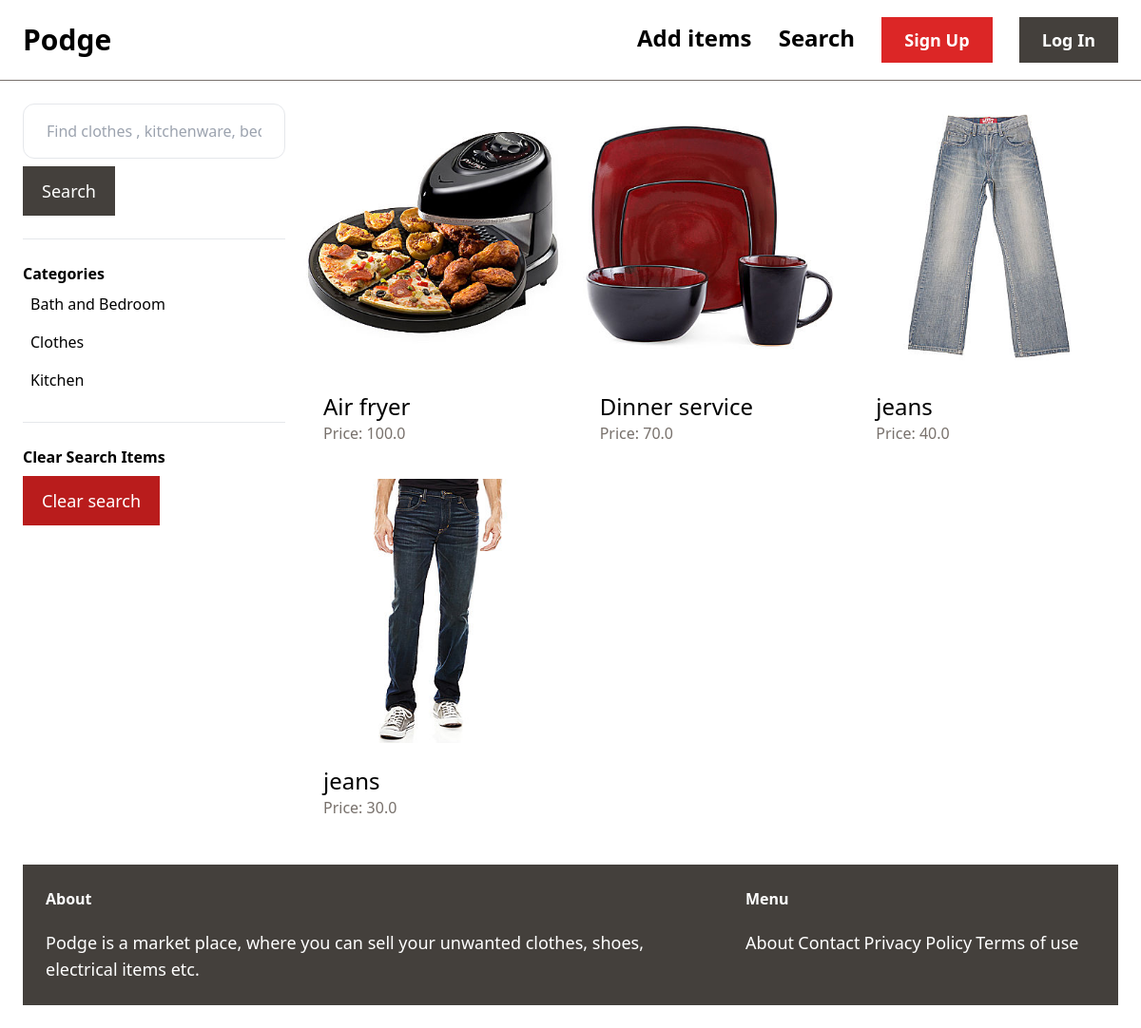
/items/search/, run on an earlier commit of the app's database.
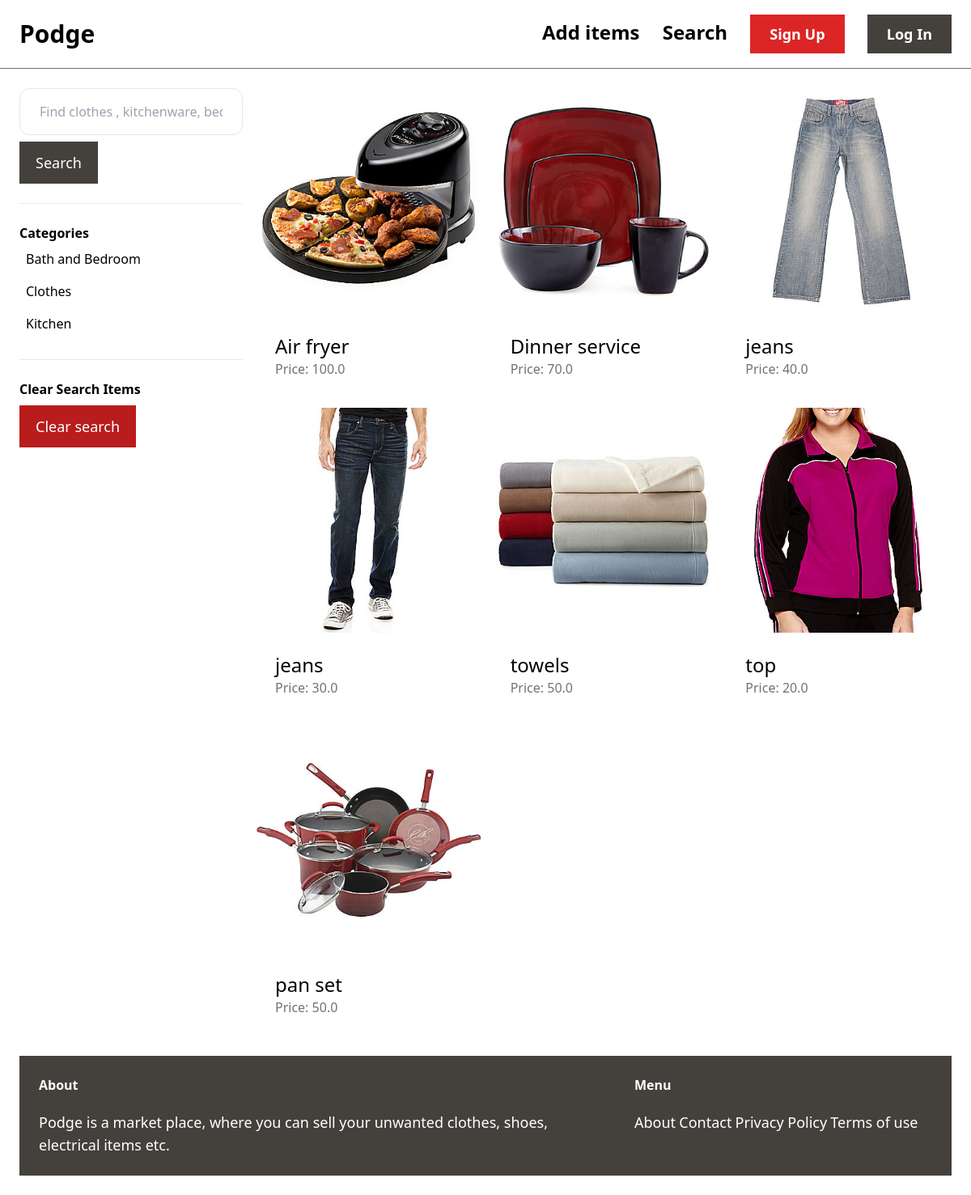
And on a later commit of the database.
### item/models.py (models this page shows, shortened)
class Category(models.Model):
    name = models.CharField(max_length=255)
    class Meta:
        ordering = ('name', )
        verbose_name_plural = 'Categories'

class Item(models.Model):
    category = models.ForeignKey(Category, related_name='items', on_delete=models.CASCADE)
    name = models.CharField(max_length=255)
    description = models.TextField(blank=True, null=True)
    price = models.FloatField()
    image = models.ImageField(upload_to='item_images', blank=True, null=True)
    is_sold = models.BooleanField(default=False)
    created_by = models.ForeignKey(User, related_name='items', on_delete=models.CASCADE)
    created_at = models.DateTimeField(auto_now_add=True)

### item/views.py (the view)
# urls.py: path('search/', views.search, name='search'),
def search(request):
    query = request.GET.get('query', '')
    category_id = request.GET.get('category', 0)
    categories = Category.objects.all()
    items = Item.objects.filter(is_sold=False)
    if category_id:
        items = items.filter(category_id=category_id)
    if query:
        items = items.filter(Q(name__icontains=query) | Q(description__icontains=query))
    return render(request, 'item/search.html', {
        'items': items,
        'query': query,
        'categories': categories,
        'category_id': int(category_id)
    })

### item/templates/item/search.html (shortened to what this page needs)
{% extends 'home/base.html' %}
{% block content%}
    <div class="pb-6 grid grid-cols-4 gap-4">
        <div class="col-span-1">
            <form method="get" action="{% url 'item:search' %}">
                <input name="query" class="w-full py-4 px-6 border rounded-xl" type="text" value="{{ query }}" placeholder="Find clothes , kitchenware, bed and bathroom items">
                <button class="mt-2 py-3 px-5 text-lg bg-stone-700 text-white hover:bg-stone-500">
                    Search
                </button>
                <hr class="my-6">
                <p class="font-semibold">Categories</p>
                <ul>
                    {% for category in categories %}
                        <li class="py-2 px-2 rounded-xl{% if category.id == category_id %} bg-gray-200{% endif %}">
                            <a href="{% url 'item:search' %}?query={{ query }}&category={{ category.id }}">{{ category.name }}</a>
                        </li>
                    {% endfor %}
                </ul>
                <hr class="my-6">
                <p class="font-semibold">Clear Search Items</p>
                <ul>
                    <li><a href="{% url 'item:search' %}" class="mt-2 py-3 px-5 inline-block bg-red-700 text-lg text-white">Clear search</a></li>
                </ul>
            </form>
        </div>
        <div class="col-span-3">
            <div class="grid grid-cols-3 gap-3">
            {% for item in items %}
            <div>
                <a href="{% url 'item:detail' item.id %}">
                    <div>
                        <img src="{{ item.image.url }}" class="rounded-t-xl">
                    </div>
                    <div class="p-6 bg-white rounded-b-xl">
                        <h2 class="text-2xl">{{ item.name }}</h2>
                        <p class="text-stone-500">Price: {{ item.price }}</p>
                    </div>
                </a>
            </div>
            {% endfor %}
        </div>
    </div>
{% endblock %}

### home/templates/home/base.html (shortened to what this page needs)
<!DOCTYPE html>
<html lang="en">
<head>
    <script src="https://cdn.tailwindcss.com"></script>
</head>
<body>
    <nav class="py-6 px-6 flex justify-between item-centre border-b border-stone-500">
        <a href="/" class="text-3xl font-bold">Podge</a>
        <div class="space-x-6">
            <a href="{% url 'item:add' %}" class="text-2xl font-semibold hover:text-stone-500">Add items</a>
            <a href="{% url 'item:search' %}" class="text-2xl font-semibold hover:text-stone-500">Search</a>
            {% if request.user.is_authenticated %}
            <a href="{% url 'dashboard:index' %}" class="px-6 py-3 text-lg font-semibold bg-stone-600 text-white hover:bg-stone-500">Dashboard</a>
            <a href="{% url 'conversation:inbox' %}" class="px-6 py-3 text-lg font-semibold bg-stone-500 text-white hover:bg-stone-700">Inbox</a>
            <a href="{% url 'home:logout' %}" class="px-6 py-3 text-lg font-semibold bg-stone-700 text-white hover:bg-stone-500">Logout</a>
            {% else %}
            <a href="{% url 'home:signup' %}" class="px-6 py-3 text-lg font-semibold bg-red-600 text-white hover:bg-stone-500">Sign Up</a>
            <a href="{% url 'home:login' %}" class="px-6 py-3 text-lg font-semibold bg-stone-700 text-white hover:bg-stone-500">Log In</a>
            {% endif %}
        </div>
    </nav>
    <div class="px-6 py-6">
        {% block content %}
        {% endblock %}
    </div>
    <footer class="py-6 px-6 flex justify-between bg-stone-700">
        <div class="w-2/3 pr-10">
            <h3 class="mb-5 font-semibold text-white">About</h3>
            <p class="text-lg text-white">Podge is a market place, where you can sell your unwanted clothes, shoes, electrical items etc. </p>
        </div>
        <div class="w-1/3">
        <h3 class="mb-5 font-semibold text-white">Menu</h3>
        <ul class="space-y-2">
            <li>
            <a href="{% url 'home:about' %}" class="text-lg text-white hover:text-sky-500">About</a>
            <a href="{% url 'home:contact' %}" class="text-lg text-white hover:text-sky-500">Contact</a>
            <a href="{% url 'home:privacy' %}" class="text-lg text-white hover:text-sky-500">Privacy Policy</a>
            <a href="{% url 'home:terms' %}" class="text-lg text-white hover:text-sky-500">Terms of use</a>
            </li>
        </ul>
    </div>
    </footer>
</body>
</html>

What changed in the data, as far as the page shows it:
added Item: image (picture), name "towels", price "50.0"
added Item: image (picture), name "top", price "20.0"
added Item: image (picture), name "pan set", price "50.0"
